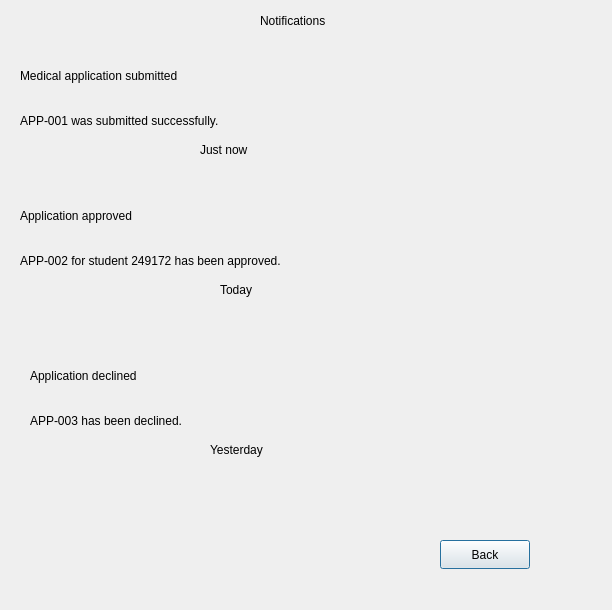
<?xml version="1.0" encoding="UTF-8"?>
<ui version="4.0">
 <class>Notifications</class>
 <widget class="QDialog" name="Notifications">
  <property name="geometry">
   <rect>
    <x>0</x>
    <y>0</y>
    <width>612</width>
    <height>610</height>
   </rect>
  </property>
  <property name="windowTitle">
   <string>Dialog</string>
  </property>
  <widget class="QLabel" name="lblTitle">
   <property name="geometry">
    <rect>
     <x>260</x>
     <y>10</y>
     <width>81</width>
     <height>21</height>
    </rect>
   </property>
   <property name="text">
    <string>Notifications</string>
   </property>
  </widget>
  <widget class="QLabel" name="lblNotificationTitle">
   <property name="geometry">
    <rect>
     <x>20</x>
     <y>60</y>
     <width>181</width>
     <height>31</height>
    </rect>
   </property>
   <property name="text">
    <string>Medical application submitted</string>
   </property>
  </widget>
  <widget class="QLabel" name="lblNotificationMessage">
   <property name="geometry">
    <rect>
     <x>20</x>
     <y>110</y>
     <width>211</width>
     <height>21</height>
    </rect>
   </property>
   <property name="text">
    <string>APP-001 was submitted successfully.</string>
   </property>
  </widget>
  <widget class="QLabel" name="lblNotificationTime">
   <property name="geometry">
    <rect>
     <x>200</x>
     <y>140</y>
     <width>63</width>
     <height>20</height>
    </rect>
   </property>
   <property name="text">
    <string>Just now</string>
   </property>
  </widget>
  <widget class="QLabel" name="lblNotificationTime2">
   <property name="geometry">
    <rect>
     <x>220</x>
     <y>280</y>
     <width>63</width>
     <height>20</height>
    </rect>
   </property>
   <property name="text">
    <string>Today</string>
   </property>
  </widget>
  <widget class="QLabel" name="lblNotificationTitle2">
   <property name="geometry">
    <rect>
     <x>20</x>
     <y>200</y>
     <width>181</width>
     <height>31</height>
    </rect>
   </property>
   <property name="text">
    <string>Application approved</string>
   </property>
  </widget>
  <widget class="QLabel" name="lblNotificationMessage2">
   <property name="geometry">
    <rect>
     <x>20</x>
     <y>250</y>
     <width>271</width>
     <height>21</height>
    </rect>
   </property>
   <property name="text">
    <string>APP-002 for student 249172 has been approved.</string>
   </property>
  </widget>
  <widget class="QLabel" name="lblNotificationTime3">
   <property name="geometry">
    <rect>
     <x>210</x>
     <y>440</y>
     <width>63</width>
     <height>20</height>
    </rect>
   </property>
   <property name="text">
    <string>Yesterday</string>
   </property>
  </widget>
  <widget class="QLabel" name="lblNotificationTitle3">
   <property name="geometry">
    <rect>
     <x>30</x>
     <y>360</y>
     <width>181</width>
     <height>31</height>
    </rect>
   </property>
   <property name="text">
    <string>Application declined</string>
   </property>
  </widget>
  <widget class="QLabel" name="lblNotificationMessage3">
   <property name="geometry">
    <rect>
     <x>30</x>
     <y>410</y>
     <width>211</width>
     <height>21</height>
    </rect>
   </property>
   <property name="text">
    <string>APP-003 has been declined.</string>
   </property>
  </widget>
  <widget class="QPushButton" name="btnBack">
   <property name="geometry">
    <rect>
     <x>440</x>
     <y>540</y>
     <width>90</width>
     <height>29</height>
    </rect>
   </property>
   <property name="text">
    <string>Back</string>
   </property>
  </widget>
 </widget>
 <resources/>
 <connections/>
</ui>
